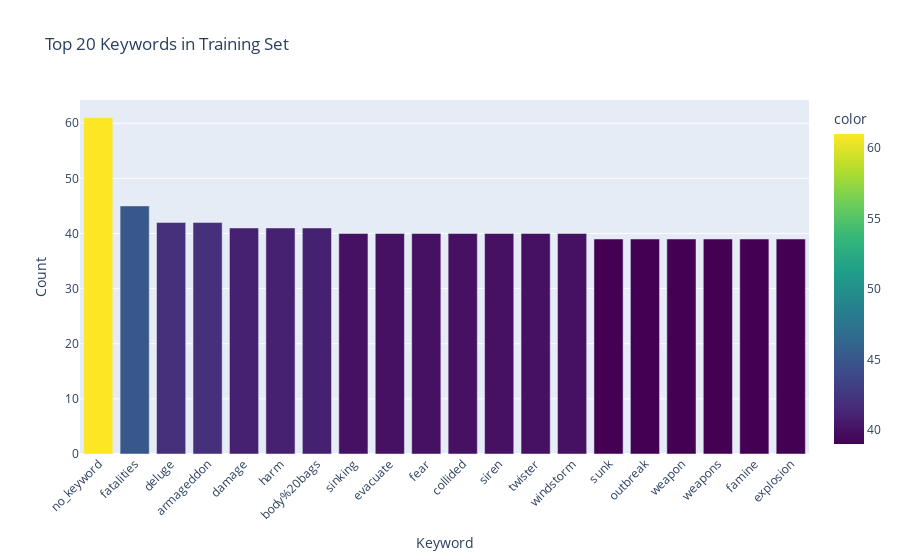
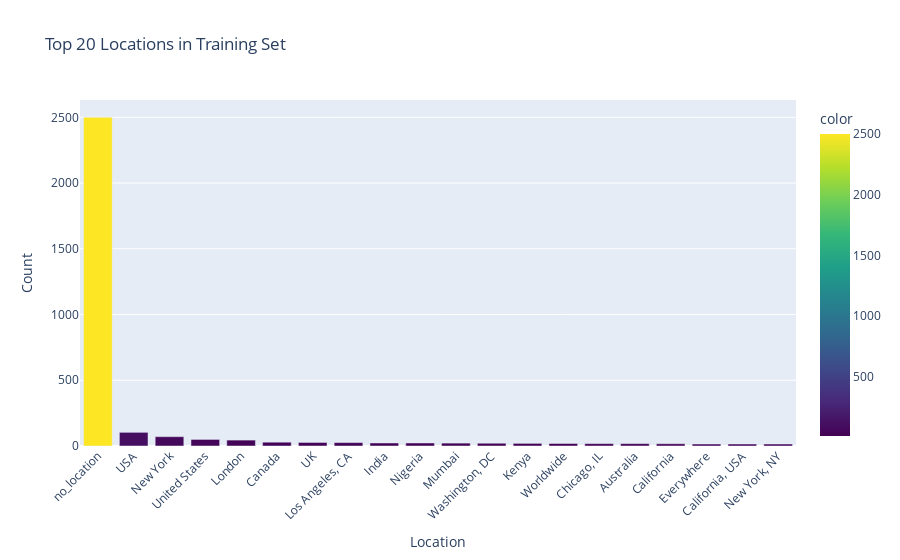
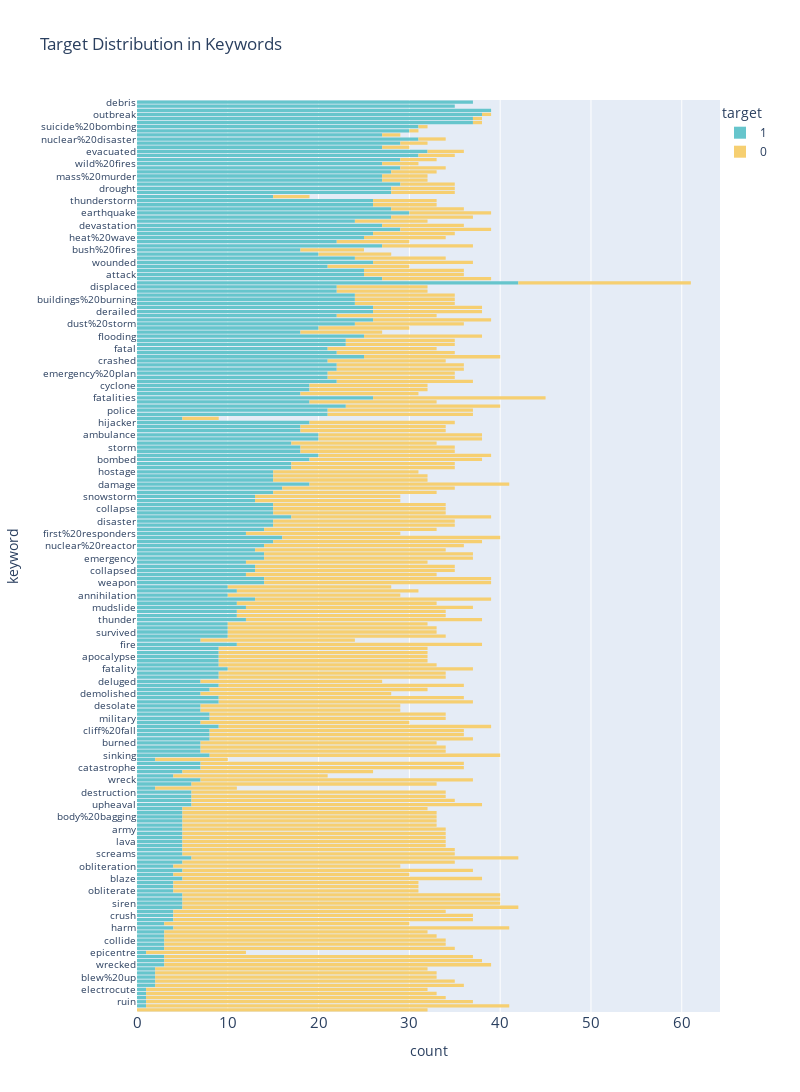

The code cell stored with these charts, in order, in its notebook:
### Markdown cell above
### Keyword and Location Features Analysis

### Code cell
# Print basic info about keyword and location columns
print_keyword_location_analysis_results(df_train, df_test)

### Figure 1 — Plotly figure (JSON) as saved in the notebook; plotly's stock layout.template omitted (floating-point values rounded to 4 significant figures)
{"data": [{"hovertemplate": "Keyword=%{x}<br>Count=%{y}<br>color=%{marker.color}<extra></extra>", "legendgroup": "", "marker": {"color": [61, 45, 42, 42, 41, 41, 41, 40, 40, 40, 40, 40, 40, 40, 39, 39, 39, 39, 39, 39], "coloraxis": "coloraxis", "pattern": {"shape": ""}}, "name": "", "orientation": "v", "showlegend": false, "textposition": "auto", "type": "bar", "x": ["no_keyword", "fatalities", "deluge", "armageddon", "damage", "harm", "body%20bags", "sinking", "evacuate", "fear", "collided", "siren", "twister", "windstorm", "sunk", "outbreak", "weapon", "weapons", "famine", "explosion"], "xaxis": "x", "y": [61, 45, 42, 42, 41, 41, 41, 40, 40, 40, 40, 40, 40, 40, 39, 39, 39, 39, 39, 39], "yaxis": "y"}], "layout": {"barmode": "relative", "coloraxis": {"colorbar": {"title": {"text": "color"}}, "colorscale": [[0, "#440154"], [0.1111, "#482878"], [0.2222, "#3e4989"], [0.3333, "#31688e"], [0.4444, "#26828e"], [0.5556, "#1f9e89"], [0.6667, "#35b779"], [0.7778, "#6ece58"], [0.8889, "#b5de2b"], [1, "#fde725"]]}, "legend": {"tracegroupgap": 0}, "showlegend": false, "title": {"text": "Top 20 Keywords in Training Set"}, "xaxis": {"anchor": "y", "domain": [0, 1], "tickangle": -45, "title": {"text": "Keyword"}}, "yaxis": {"anchor": "x", "domain": [0, 1], "title": {"text": "Count"}}}}

### Figure 2 — Plotly figure (JSON) as saved in the notebook; plotly's stock layout.template omitted (floating-point values rounded to 4 significant figures)
{"data": [{"hovertemplate": "Location=%{x}<br>Count=%{y}<br>color=%{marker.color}<extra></extra>", "legendgroup": "", "marker": {"color": [2500, 104, 71, 50, 45, 29, 27, 26, 23, 23, 22, 21, 20, 19, 18, 18, 17, 15, 15, 15], "coloraxis": "coloraxis", "pattern": {"shape": ""}}, "name": "", "orientation": "v", "showlegend": false, "textposition": "auto", "type": "bar", "x": ["no_location", "USA", "New York", "United States", "London", "Canada", "UK", "Los Angeles, CA", "India", "Nigeria", "Mumbai", "Washington, DC", "Kenya", "Worldwide", "Chicago, IL", "Australia", "California", "Everywhere", "California, USA", "New York, NY"], "xaxis": "x", "y": [2500, 104, 71, 50, 45, 29, 27, 26, 23, 23, 22, 21, 20, 19, 18, 18, 17, 15, 15, 15], "yaxis": "y"}], "layout": {"barmode": "relative", "coloraxis": {"colorbar": {"title": {"text": "color"}}, "colorscale": [[0, "#440154"], [0.1111, "#482878"], [0.2222, "#3e4989"], [0.3333, "#31688e"], [0.4444, "#26828e"], [0.5556, "#1f9e89"], [0.6667, "#35b779"], [0.7778, "#6ece58"], [0.8889, "#b5de2b"], [1, "#fde725"]]}, "legend": {"tracegroupgap": 0}, "showlegend": false, "title": {"text": "Top 20 Locations in Training Set"}, "xaxis": {"anchor": "y", "domain": [0, 1], "tickangle": -45, "title": {"text": "Location"}}, "yaxis": {"anchor": "x", "domain": [0, 1], "title": {"text": "Count"}}}}

### Figure 3 — Plotly figure (JSON) as saved in the notebook; plotly's stock layout.template omitted (floating-point values rounded to 4 significant figures; data arrays with more than 128 entries replaced by an {"elided": "..."} marker saying what was removed)
{"data": [{"bingroup": "y", "hovertemplate": "target=1<br>count=%{x}<br>keyword=%{y}<extra></extra>", "legendgroup": "1", "marker": {"color": "rgb(102, 197, 204)", "pattern": {"shape": ""}}, "name": "1", "orientation": "h", "showlegend": true, "type": "histogram", "xaxis": "x", "y": {"elided": "3239 str values"}, "yaxis": "y"}, {"bingroup": "y", "hovertemplate": "target=0<br>count=%{x}<br>keyword=%{y}<extra></extra>", "legendgroup": "0", "marker": {"color": "rgb(246, 207, 113)", "pattern": {"shape": ""}}, "name": "0", "orientation": "h", "showlegend": true, "type": "histogram", "xaxis": "x", "y": {"elided": "4322 str values"}, "yaxis": "y"}], "layout": {"barmode": "relative", "height": 3000, "legend": {"title": {"text": "target"}, "tracegroupgap": 0, "x": 1, "y": 1}, "title": {"text": "Target Distribution in Keywords"}, "width": 800, "xaxis": {"anchor": "y", "domain": [0, 1], "tickfont": {"size": 15}, "title": {"text": "count"}}, "yaxis": {"anchor": "x", "autorange": "reversed", "domain": [0, 1], "tickfont": {"size": 10}, "title": {"text": "keyword"}}}}
